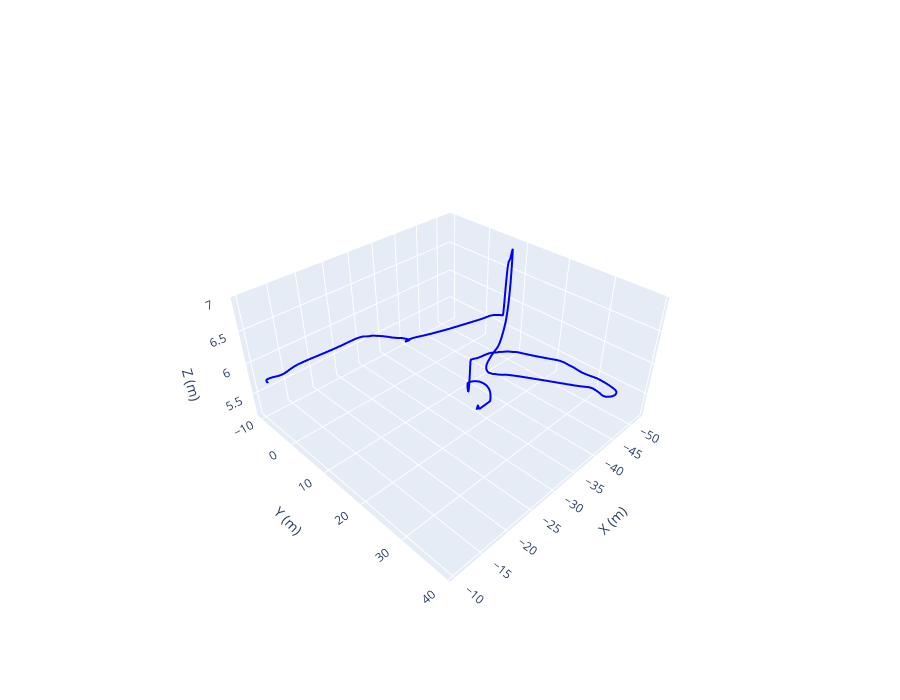

This figure's notebook cell:
### Code cell
# Display only trajectory
start = 280
end = 920

fig = go.Figure()

fig.add_trace(go.Scatter3d(
    x=series_x[start:end], 
    y=series_y[start:end], 
    z=series_z[start:end],
    mode='lines',
    name='trajektoria',
    line=dict(color='blue', width=4)
))

fig.update_layout(
    # title="Trajektoria",
    scene=dict(
        xaxis_title=' X (m)',
        yaxis_title=' Y (m)',
        zaxis_title=' Z (m)',
        aspectmode='manual',
        aspectratio=dict(x=1, y=1, z=0.5)
    ),
    width=900,
    height=700
)

fig.show()

### Figure 1 — Plotly figure (JSON) as saved in the notebook; plotly's stock layout.template omitted (floating-point values rounded to 4 significant figures; data arrays with more than 128 entries replaced by an {"elided": "..."} marker saying what was removed)
{"data": [{"line": {"color": "blue", "width": 4}, "mode": "lines", "name": "trajektoria", "type": "scatter3d", "x": {"elided": "640 float values"}, "y": {"elided": "640 float values"}, "z": {"elided": "640 float values"}}], "layout": {"height": 700, "scene": {"aspectmode": "manual", "aspectratio": {"x": 1, "y": 1, "z": 0.5}, "xaxis": {"title": {"text": " X (m)"}}, "yaxis": {"title": {"text": " Y (m)"}}, "zaxis": {"title": {"text": " Z (m)"}}}, "width": 900}}
